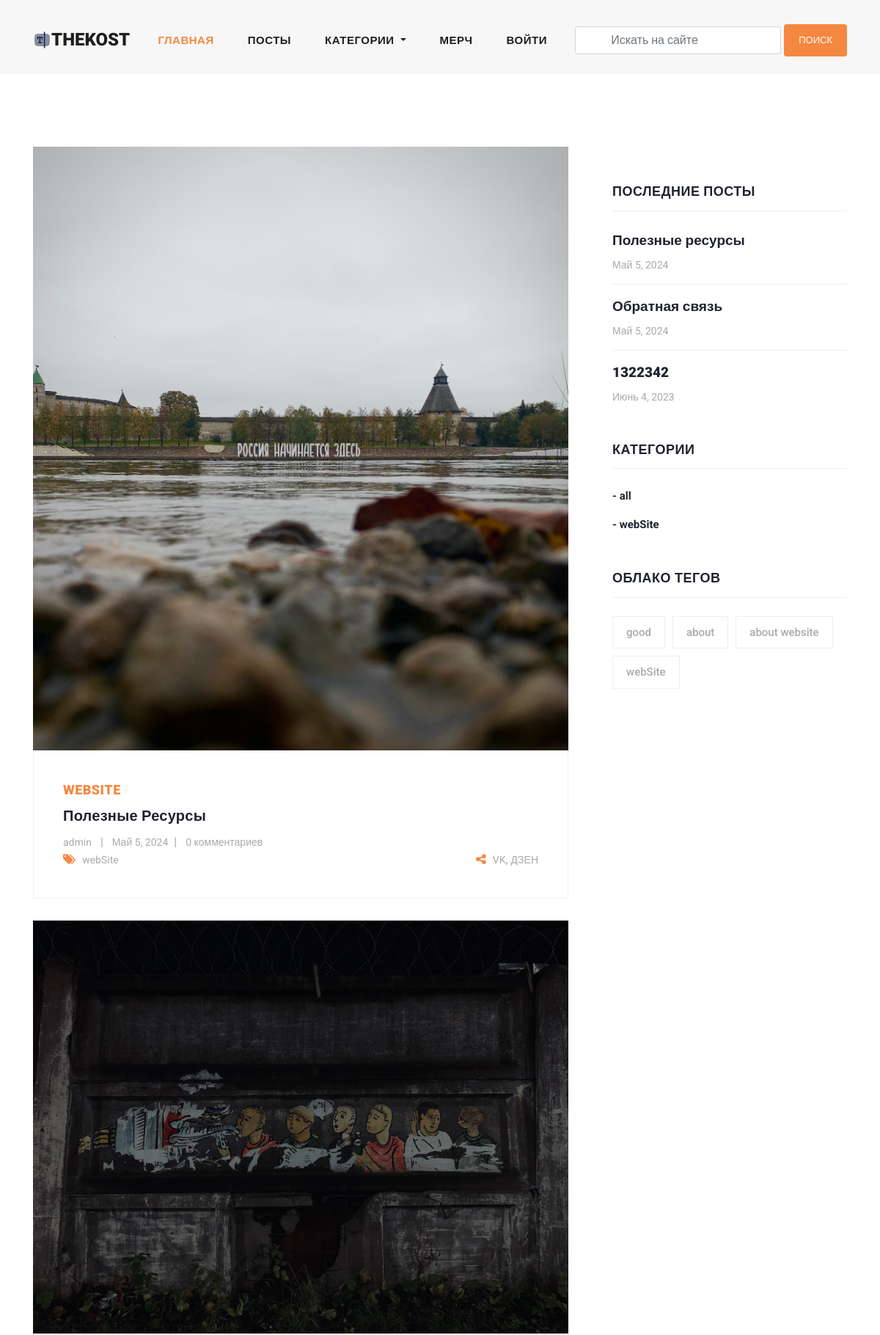
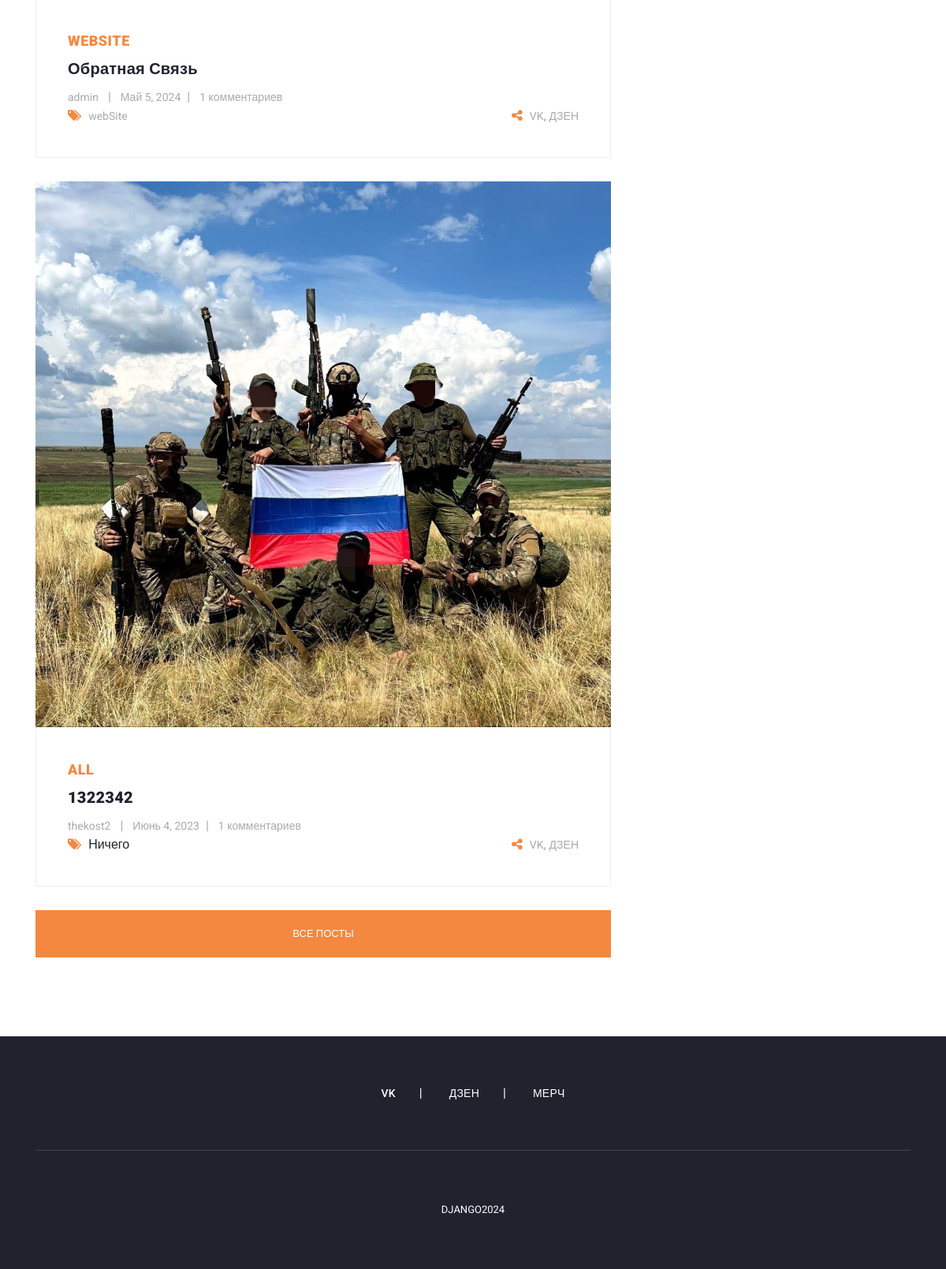
The app's page /, older data (2 pictures, top to bottom).
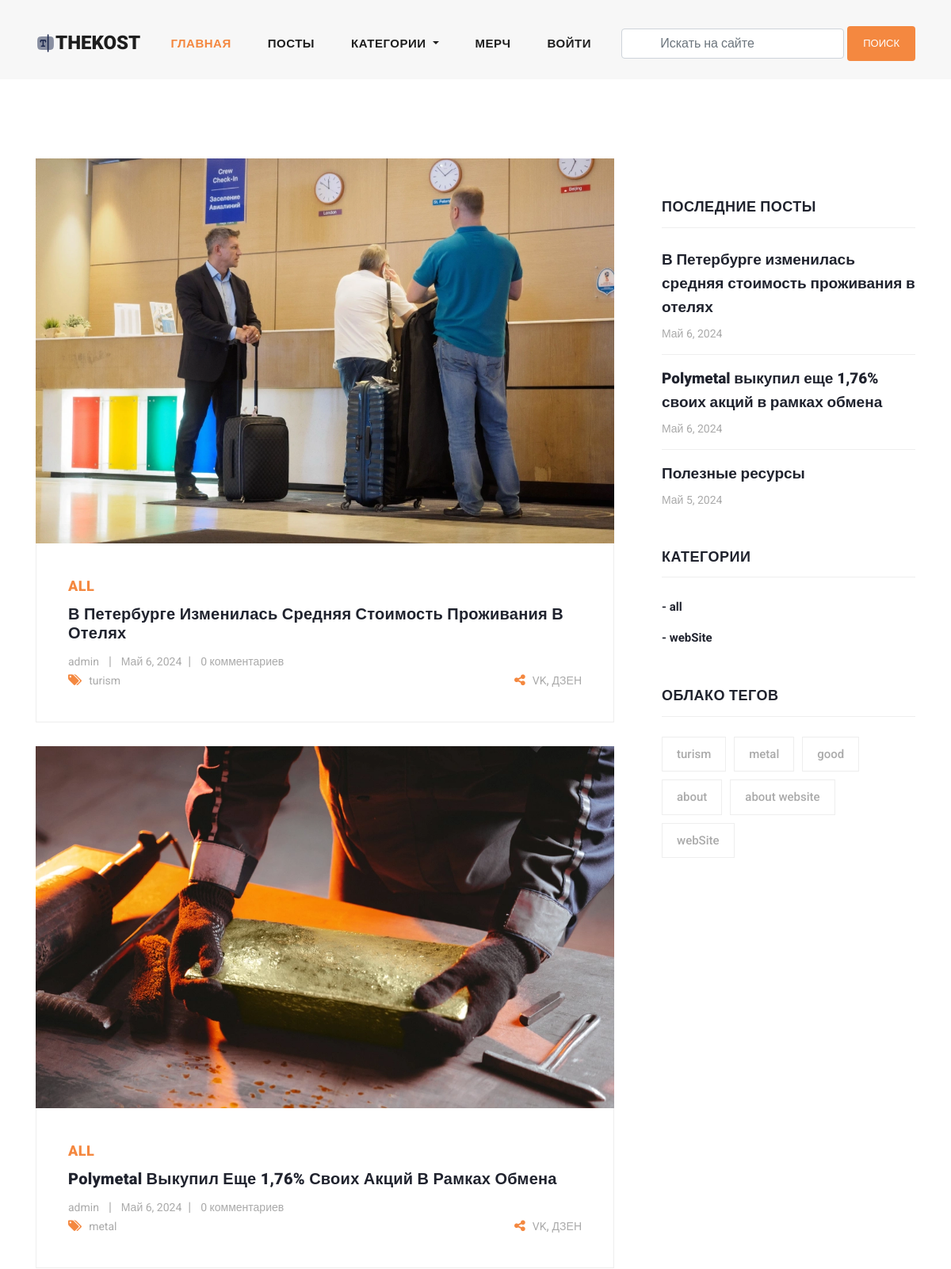
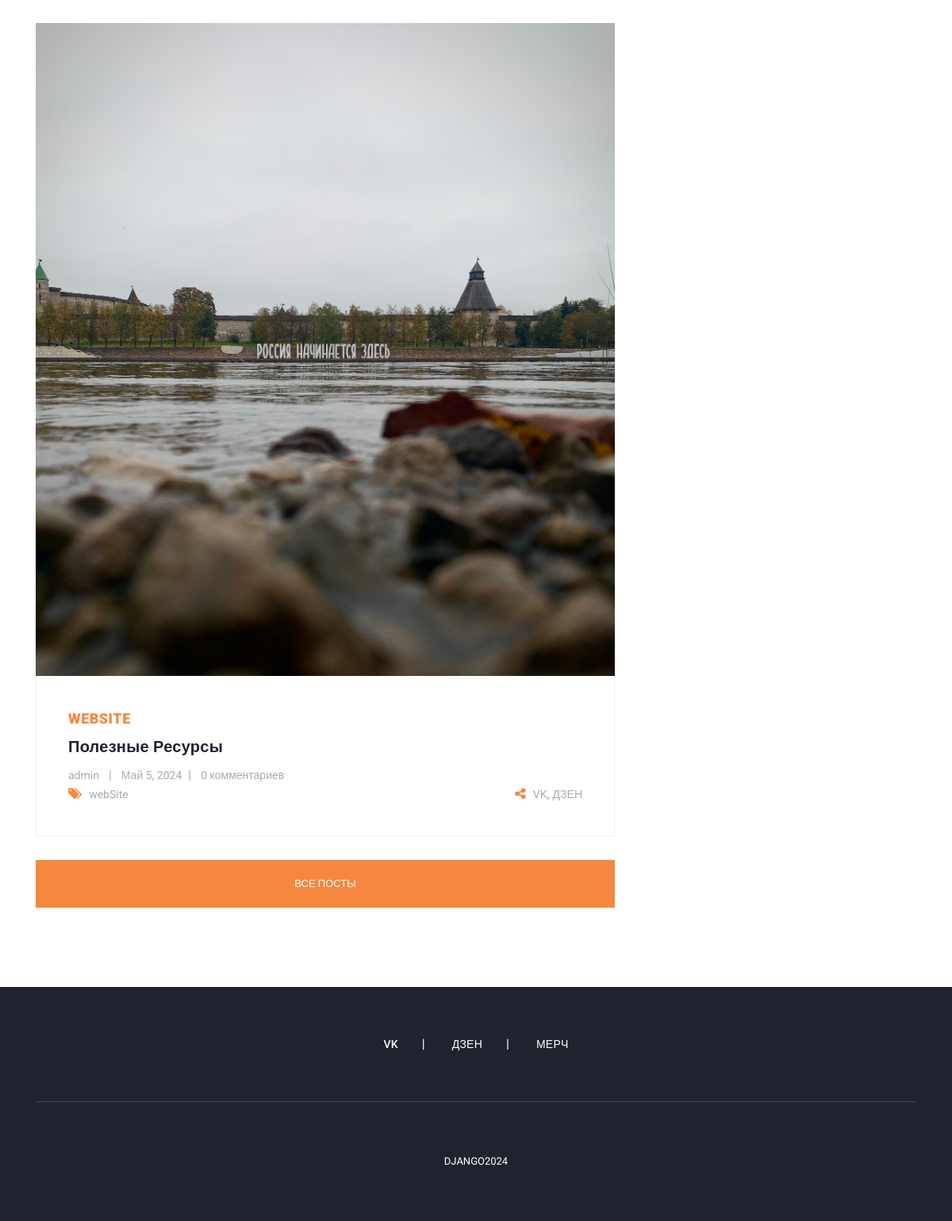
The same page, newer data (2 pictures, top to bottom).
### blog/models.py (models this page shows, shortened)
class Blog(models.Model):
    user = models.ForeignKey(
        User,
        related_name='user_blogs',
        on_delete=models.CASCADE
    )
    category = models.ForeignKey(
        Category,
        related_name='category_blogs',
        on_delete=models.CASCADE
    )
    tags = models.ManyToManyField(
        Tag,
        related_name='tag_blogs',
        blank=True
    )
    likes = models.ManyToManyField(
        User,
        related_name='user_likes',
        blank=True
    )
    title = models.CharField(
        max_length=250
    )
    slug = models.SlugField(null=True, blank=True)
    banner = models.ImageField(upload_to='blog_banners')
    description = RichTextField()
    created_date = models.DateField(auto_now_add=True)

class Category(models.Model):
    title = models.CharField(max_length=150, unique=True)
    slug = models.SlugField(null=True, blank=True)
    created_date = models.DateField(auto_now_add=True)
    def __str__(self) -> str:
        return self.title

class Tag(models.Model):
    title = models.CharField(max_length=150)
    slug = models.SlugField(null=True, blank=True)
    created_date = models.DateField(auto_now_add=True)

### user_profile/models.py (models this page shows, shortened)
class User(AbstractUser):
    email = models.EmailField(
        max_length=150,
        unique=True,
        error_messages={
            "unique": "Адрес электронной почты должен быть уникальным"
        }
    )
    profile_image = models.ImageField(
        null=True,
        blank=True,
        upload_to="profile_images"
    )
    followers = models.ManyToManyField("Follow")
    REQUIRED_FIELDS = ["email"]
    objects = CustomUserManager()

### blog/views.py (the view)
# urls.py: path('', home, name='home'),
def home(request):
    blogs = Blog.objects.order_by('-created_date')  # Получение всех блогов, отсортированных по дате создания
    tags = Tag.objects.order_by('-created_date')  # Получение всех тегов, отсортированных по дате создания
    context = {
        "blogs": blogs,  # Передача блогов в контекст шаблона
        "tags": tags  # Передача тегов в контекст шаблона
    }
    return render(request, 'base/home.html', context)  # Рендеринг шаблона домашней страницы

### blog/context_processors.py (called while the page is built)
def get_all_categories(request):
    categories = Category.objects.all()
    context = {
        "categories": categories
    }
    return context

### templates/base/home.html (shortened to what this page needs)
{% extends 'base/base.html' %}
{% load static %}
{% block content %}
    <section class="blog-posts">
        <div class="container">
            <div class="row">
                <div class="col-lg-8">
                    <div class="all-blog-posts">
                        <div class="row">
                            {% for blog in blogs|slice:"3" %}
                                <div class="col-lg-12">
                                    <div class="blog-post">
                                        <div class="blog-thumb">
                                            <img src="{{ blog.banner.url }}" alt="">
                                        </div>
                                        <div class="down-content">
                                            <span>{{ blog.category }}</span>
                                            <a href="{% url 'blog_details' blog.slug %}"><h4>{{ blog.title }}</h4></a>
                                            <ul class="post-info">
                                                <li>
                                                    <a href="{% url 'view_user_information' blog.user.username %}">{{ blog.user.username }}</a>
                                                </li>
                                                <li><a href="#">{{ blog.created_date }}</a></li>
                                                <li><a href="#">{{ blog.blog_comments.all.count }} комментариев</a></li>
                                            </ul>
                                            <div class="post-options">
                                                <div class="row">
                                                    <div class="col-6">
                                                        <ul class="post-tags">
                                                            <li><i class="fa fa-tags"></i></li>
                                                            {% if blog.tags.all.count > 0 %}
                                                                {% for tag in blog.tags.all %}
                                                                    <li><a href="#">{{ tag.title }}</a></li>
                                                                {% endfor %}
                                                            {% else %}
                                                                Ничего
                                                            {% endif %}
                                                        </ul>
                                                    </div>
                                                    <div class="col-6">
                                                        <ul class="post-share">
                                                            <li><i class="fa fa-share-alt"></i></li>
                                                            <li><a href="#">VK</a>,</li>
                                                            <li><a href="#"> ДЗЕН</a></li>
                                                        </ul>
                                                    </div>
                                                </div>
                                            </div>
                                        </div>
                                    </div>
                                </div>
                            {% endfor %}
                            <div class="col-lg-12">
                                <div class="main-button">
                                    <a href="{% url 'blogs' %}">Все посты</a>
                                </div>
                            </div>
                        </div>
                    </div>
                </div>
                {% include 'base/sidebar.html' %}
            </div>
        </div>
    </section>
{% endblock content %}

### templates/base/sidebar.html
<div class="col-lg-4">
    <div class="sidebar">
        <div class="row">
            <div class="col-lg-12">
                <div class="sidebar-item recent-posts">
                    <div class="sidebar-heading">
                        <h2>Последние посты</h2>
                    </div>
                    <div class="content">
                        <ul>
                            {% for blog in blogs|slice:"3" %}
                                <li><a href="{% url 'blog_details' blog.slug %}">
                                    <h5>{{ blog.title }}</h5>
                                    <span>{{ blog.created_date }}</span>
                                </a></li>
                            {% endfor %}
                        </ul>
                    </div>
                </div>
            </div>
            <div class="col-lg-12">
                <div class="sidebar-item categories">
                    <div class="sidebar-heading">
                        <h2>Категории</h2>
                    </div>
                    <div class="content">
                        <ul>
                            {% for category in categories %}
                                <li><a href="{% url 'category_blogs' category.slug %}">- {{ category.title }}</a></li>
                            {% endfor %}
                        </ul>
                    </div>
                </div>
            </div>
            <div class="col-lg-12">
                <div class="sidebar-item tags">
                    <div class="sidebar-heading">
                        <h2>Облако тегов</h2>
                    </div>
                    <div class="content">
                        <ul>
                            {% for tag in tags %}
                                <li><a href="{% url 'tag_blogs' tag.slug %}">{{ tag.title }}</a></li>
                            {% endfor %}
                        </ul>
                    </div>
                </div>
            </div>
        </div>
    </div>
</div>

Row changes from the older to the newer data that the page shows:
no longer on this page (row unchanged): Blog: banner (picture), category "WEBSITE", title "Обратная Связь", user.username "admin", created_date "Май 5, 2024", blog_comments.all.count "1", title "Обратная связь", Tag (title "webSite")
no longer on this page (row unchanged): Blog: banner (picture), category "ALL", title "1322342", user.username "thekost2", created_date "Июнь 4, 2023", blog_comments.all.count "1", shows "Ничего"
added Blog: banner (picture), category "ALL", title "В Петербурге Изменилась Средняя Стоимость Проживания В Отелях", user.username "admin", created_date "Май 6, 2024", blog_comments.all.count "0", title "В Петербурге изменилась средняя стоимость проживания в отелях"
added Tag: title "turism"
added Blog: banner (picture), category "ALL", title "Polymetal Выкупил Еще 1,76% Своих Акций В Рамках Обмена", user.username "admin", created_date "Май 6, 2024", blog_comments.all.count "0", title "Polymetal выкупил еще 1,76% своих акций в рамках обмена"
added Tag: title "metal"
